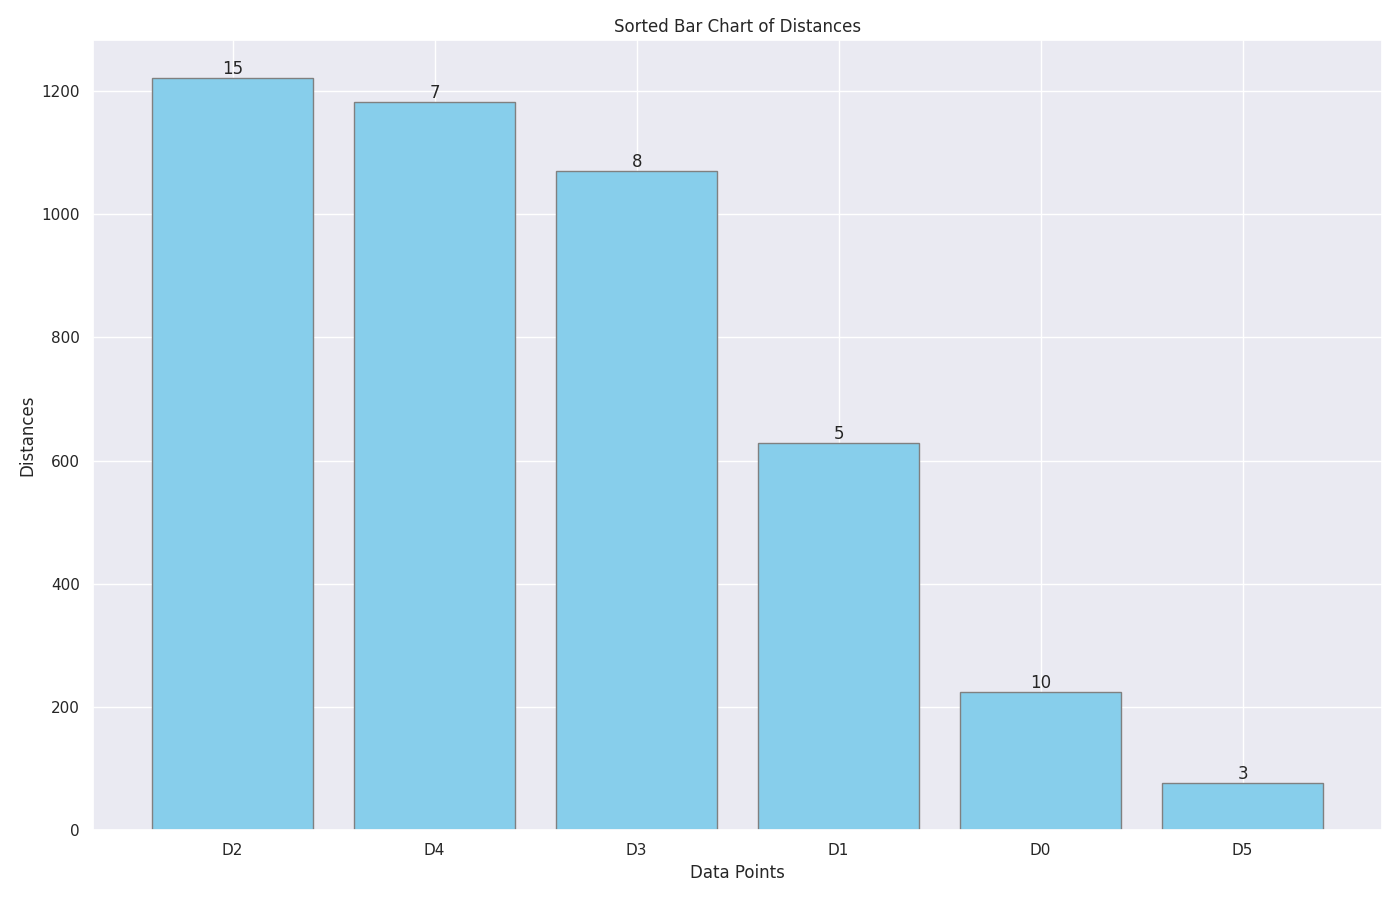

This figure's Python source:
import matplotlib.pyplot as plt
import numpy as np

# Data
distances = np.array([225, 628, 1221, 1070, 1182, 77, 42])
population_capacity = np.array([10, 5, 15, 8, 7, 3, 12])

# Remove one data group
# Let's decide to remove the data point corresponding to the shortest distance for simplification
distances = distances[:-1]
population_capacity = population_capacity[:-1]

# Sort data in descending order
sorted_indices = np.argsort(-distances)
sorted_distances = distances[sorted_indices]
sorted_population_capacity = population_capacity[sorted_indices]

# Create bar chart
fig, ax = plt.subplots(figsize=(14, 9))
bar = ax.bar(np.arange(len(sorted_distances)), sorted_distances, 
             color='skyblue', edgecolor='gray')

# Annotate bar chart with population capacity
for rect, label in zip(bar, sorted_population_capacity):
    height = rect.get_height()
    ax.text(rect.get_x() + rect.get_width()/2, height, f'{label}',
            ha='center', va='bottom')

plt.xticks(np.arange(len(sorted_distances)), ['D'+str(i) for i in sorted_indices])
plt.xlabel('Data Points')
plt.ylabel('Distances')
plt.title('Sorted Bar Chart of Distances')

plt.tight_layout()
plt.show()
